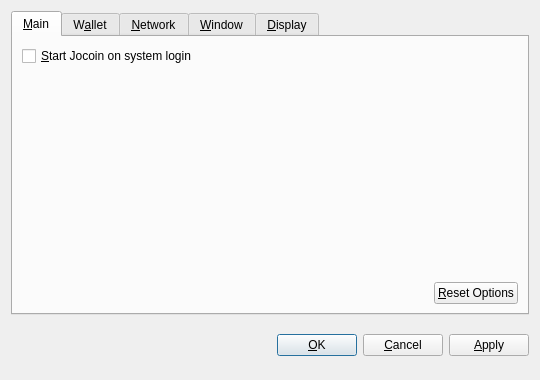
<?xml version="1.0" encoding="UTF-8"?>
<ui version="4.0">
 <class>OptionsDialog</class>
 <widget class="QDialog" name="OptionsDialog">
  <property name="geometry">
   <rect>
    <x>0</x>
    <y>0</y>
    <width>540</width>
    <height>380</height>
   </rect>
  </property>
  <property name="windowTitle">
   <string>Options</string>
  </property>
  <property name="modal">
   <bool>true</bool>
  </property>
  <layout class="QVBoxLayout" name="verticalLayout">
   <item>
    <widget class="QTabWidget" name="tabWidget">
     <property name="tabPosition">
      <enum>QTabWidget::North</enum>
     </property>
     <property name="currentIndex">
      <number>0</number>
     </property>
     <widget class="QWidget" name="tabMain">
      <attribute name="title">
       <string>&amp;Main</string>
      </attribute>
      <layout class="QVBoxLayout" name="verticalLayout_Main">
       <item>
        <widget class="QCheckBox" name="bitcoinAtStartup">
         <property name="toolTip">
          <string>Automatically start Jocoin after logging in to the system.</string>
         </property>
         <property name="text">
          <string>&amp;Start Jocoin on system login</string>
         </property>
        </widget>
       </item>
       <item>
        <spacer name="verticalSpacer_Main">
         <property name="orientation">
          <enum>Qt::Vertical</enum>
         </property>
         <property name="sizeHint" stdset="0">
          <size>
           <width>20</width>
           <height>40</height>
          </size>
         </property>
        </spacer>
       </item>
       <item>
        <layout class="QHBoxLayout" name="horizontalLayout_2_Main">
         <item>
          <spacer name="horizontalSpacer_2_Main">
           <property name="orientation">
            <enum>Qt::Horizontal</enum>
           </property>
           <property name="sizeHint" stdset="0">
            <size>
             <width>40</width>
             <height>20</height>
            </size>
           </property>
          </spacer>
         </item>
         <item>
          <widget class="QPushButton" name="resetButton">
           <property name="toolTip">
            <string>Reset all client options to default.</string>
           </property>
           <property name="text">
            <string>&amp;Reset Options</string>
           </property>
           <property name="autoDefault">
            <bool>false</bool>
           </property>
          </widget>
         </item>
        </layout>
       </item>
      </layout>
     </widget>
     <widget class="QWidget" name="tabWallet">
      <attribute name="title">
       <string>W&amp;allet</string>
      </attribute>
      <layout class="QVBoxLayout" name="verticalLayout_Network">
       <item>
        <widget class="QLabel" name="transactionFeeInfoLabel">
         <property name="text">
          <string>Optional transaction fee per kB that helps make sure your transactions are processed quickly. Most transactions are 1 kB.</string>
         </property>
         <property name="textFormat">
          <enum>Qt::PlainText</enum>
         </property>
         <property name="wordWrap">
          <bool>true</bool>
         </property>
        </widget>
       </item>
       <item>
        <layout class="QHBoxLayout" name="horizontalLayout_1_Main">
         <item>
          <widget class="QLabel" name="transactionFeeLabel">
           <property name="text">
            <string>Pay transaction &amp;fee</string>
           </property>
           <property name="textFormat">
            <enum>Qt::PlainText</enum>
           </property>
           <property name="buddy">
            <cstring>transactionFee</cstring>
           </property>
          </widget>
         </item>
         <item>
          <widget class="BitcoinAmountField" name="transactionFee"/>
         </item>
         <item>
          <spacer name="horizontalSpacer_1_Main">
           <property name="orientation">
            <enum>Qt::Horizontal</enum>
           </property>
           <property name="sizeHint" stdset="0">
            <size>
             <width>40</width>
             <height>20</height>
            </size>
           </property>
          </spacer>
         </item>
        </layout>
       </item>
       <item>
        <widget class="QLabel" name="label">
         <property name="text">
          <string>If you disable the spending of unconfirmed change, the change from a transaction cannot be used until that transaction has at least one confirmation. This also affects how your balance is computed.</string>
         </property>
         <property name="wordWrap">
          <bool>true</bool>
         </property>
        </widget>
       </item>
       <item>
        <widget class="QCheckBox" name="spendZeroConfChange">
         <property name="text">
          <string>Spend unconfirmed change  (experts only)</string>
         </property>
        </widget>
       </item>
       <item>
        <spacer name="verticalSpacer">
         <property name="orientation">
          <enum>Qt::Vertical</enum>
         </property>
         <property name="sizeHint" stdset="0">
          <size>
           <width>20</width>
           <height>40</height>
          </size>
         </property>
        </spacer>
       </item>
      </layout>
     </widget>
     <widget class="QWidget" name="tabNetwork">
      <attribute name="title">
       <string>&amp;Network</string>
      </attribute>
      <layout class="QVBoxLayout" name="verticalLayout_Network">
       <item>
        <widget class="QCheckBox" name="mapPortUpnp">
         <property name="toolTip">
          <string>Automatically open the Jocoin client port on the router. This only works when your router supports UPnP and it is enabled.</string>
         </property>
         <property name="text">
          <string>Map port using &amp;UPnP</string>
         </property>
        </widget>
       </item>
       <item>
        <widget class="QCheckBox" name="connectSocks">
         <property name="toolTip">
          <string>Connect to the Jocoin network through a SOCKS proxy (e.g. when connecting through Tor).</string>
         </property>
         <property name="text">
          <string>&amp;Connect through SOCKS proxy:</string>
         </property>
        </widget>
       </item>
       <item>
        <layout class="QHBoxLayout" name="horizontalLayout_Network">
         <item>
          <widget class="QLabel" name="proxyIpLabel">
           <property name="text">
            <string>Proxy &amp;IP:</string>
           </property>
           <property name="textFormat">
            <enum>Qt::PlainText</enum>
           </property>
           <property name="buddy">
            <cstring>proxyIp</cstring>
           </property>
          </widget>
         </item>
         <item>
          <widget class="QValidatedLineEdit" name="proxyIp">
           <property name="maximumSize">
            <size>
             <width>140</width>
             <height>16777215</height>
            </size>
           </property>
           <property name="toolTip">
            <string>IP address of the proxy (e.g. 127.0.0.1)</string>
           </property>
          </widget>
         </item>
         <item>
          <widget class="QLabel" name="proxyPortLabel">
           <property name="text">
            <string>&amp;Port:</string>
           </property>
           <property name="textFormat">
            <enum>Qt::PlainText</enum>
           </property>
           <property name="buddy">
            <cstring>proxyPort</cstring>
           </property>
          </widget>
         </item>
         <item>
          <widget class="QLineEdit" name="proxyPort">
           <property name="maximumSize">
            <size>
             <width>55</width>
             <height>16777215</height>
            </size>
           </property>
           <property name="toolTip">
            <string>Port of the proxy (e.g. 9050)</string>
           </property>
          </widget>
         </item>
         <item>
          <widget class="QLabel" name="socksVersionLabel">
           <property name="text">
            <string>SOCKS &amp;Version:</string>
           </property>
           <property name="textFormat">
            <enum>Qt::PlainText</enum>
           </property>
           <property name="buddy">
            <cstring>socksVersion</cstring>
           </property>
          </widget>
         </item>
         <item>
          <widget class="QValueComboBox" name="socksVersion">
           <property name="toolTip">
            <string>SOCKS version of the proxy (e.g. 5)</string>
           </property>
          </widget>
         </item>
         <item>
          <spacer name="horizontalSpacer_Network">
           <property name="orientation">
            <enum>Qt::Horizontal</enum>
           </property>
           <property name="sizeHint" stdset="0">
            <size>
             <width>40</width>
             <height>20</height>
            </size>
           </property>
          </spacer>
         </item>
        </layout>
       </item>
       <item>
        <spacer name="verticalSpacer_Network">
         <property name="orientation">
          <enum>Qt::Vertical</enum>
         </property>
         <property name="sizeHint" stdset="0">
          <size>
           <width>20</width>
           <height>40</height>
          </size>
         </property>
        </spacer>
       </item>
      </layout>
     </widget>
     <widget class="QWidget" name="tabWindow">
      <attribute name="title">
       <string>&amp;Window</string>
      </attribute>
      <layout class="QVBoxLayout" name="verticalLayout_Window">
       <item>
        <widget class="QCheckBox" name="minimizeToTray">
         <property name="toolTip">
          <string>Show only a tray icon after minimizing the window.</string>
         </property>
         <property name="text">
          <string>&amp;Minimize to the tray instead of the taskbar</string>
         </property>
        </widget>
       </item>
       <item>
        <widget class="QCheckBox" name="minimizeOnClose">
         <property name="toolTip">
          <string>Minimize instead of exit the application when the window is closed. When this option is enabled, the application will be closed only after selecting Quit in the menu.</string>
         </property>
         <property name="text">
          <string>M&amp;inimize on close</string>
         </property>
        </widget>
       </item>
       <item>
        <spacer name="verticalSpacer_Window">
         <property name="orientation">
          <enum>Qt::Vertical</enum>
         </property>
         <property name="sizeHint" stdset="0">
          <size>
           <width>20</width>
           <height>40</height>
          </size>
         </property>
        </spacer>
       </item>
      </layout>
     </widget>
     <widget class="QWidget" name="tabDisplay">
      <attribute name="title">
       <string>&amp;Display</string>
      </attribute>
      <layout class="QVBoxLayout" name="verticalLayout_Display">
       <item>
        <layout class="QHBoxLayout" name="horizontalLayout_1_Display">
         <item>
          <widget class="QLabel" name="langLabel">
           <property name="text">
            <string>User Interface &amp;language:</string>
           </property>
           <property name="textFormat">
            <enum>Qt::PlainText</enum>
           </property>
           <property name="buddy">
            <cstring>lang</cstring>
           </property>
          </widget>
         </item>
         <item>
          <widget class="QValueComboBox" name="lang">
           <property name="toolTip">
            <string>The user interface language can be set here. This setting will take effect after restarting Jocoin.</string>
           </property>
          </widget>
         </item>
        </layout>
       </item>
       <item>
        <layout class="QHBoxLayout" name="horizontalLayout_2_Display">
         <item>
          <widget class="QLabel" name="unitLabel">
           <property name="text">
            <string>&amp;Unit to show amounts in:</string>
           </property>
           <property name="textFormat">
            <enum>Qt::PlainText</enum>
           </property>
           <property name="buddy">
            <cstring>unit</cstring>
           </property>
          </widget>
         </item>
         <item>
          <widget class="QValueComboBox" name="unit">
           <property name="toolTip">
            <string>Choose the default subdivision unit to show in the interface and when sending coins.</string>
           </property>
          </widget>
         </item>
        </layout>
       </item>
       <item>
        <widget class="QCheckBox" name="displayAddresses">
         <property name="toolTip">
          <string>Whether to show Jocoin addresses in the transaction list or not.</string>
         </property>
         <property name="text">
          <string>&amp;Display addresses in transaction list</string>
         </property>
        </widget>
       </item>
       <item>
        <widget class="QCheckBox" name="coinControlFeatures">
         <property name="toolTip">
          <string>Whether to show coin control features or not.</string>
         </property>
         <property name="text">
          <string>Display coin &amp;control features (experts only!)</string>
         </property>
        </widget>
       </item>
       <item>
        <spacer name="verticalSpacer_Display">
         <property name="orientation">
          <enum>Qt::Vertical</enum>
         </property>
         <property name="sizeHint" stdset="0">
          <size>
           <width>20</width>
           <height>40</height>
          </size>
         </property>
        </spacer>
       </item>
      </layout>
     </widget>
    </widget>
   </item>
   <item>
    <layout class="QHBoxLayout" name="horizontalLayout_Buttons">
     <item>
      <spacer name="horizontalSpacer_1">
       <property name="orientation">
        <enum>Qt::Horizontal</enum>
       </property>
       <property name="sizeHint" stdset="0">
        <size>
         <width>40</width>
         <height>48</height>
        </size>
       </property>
      </spacer>
     </item>
     <item>
      <widget class="QLabel" name="statusLabel">
       <property name="font">
        <font>
         <weight>75</weight>
         <bold>true</bold>
        </font>
       </property>
       <property name="text">
        <string/>
       </property>
       <property name="textFormat">
        <enum>Qt::PlainText</enum>
       </property>
       <property name="wordWrap">
        <bool>true</bool>
       </property>
      </widget>
     </item>
     <item>
      <spacer name="horizontalSpacer_2">
       <property name="orientation">
        <enum>Qt::Horizontal</enum>
       </property>
       <property name="sizeHint" stdset="0">
        <size>
         <width>40</width>
         <height>48</height>
        </size>
       </property>
      </spacer>
     </item>
     <item>
      <widget class="QPushButton" name="okButton">
       <property name="text">
        <string>&amp;OK</string>
       </property>
      </widget>
     </item>
     <item>
      <widget class="QPushButton" name="cancelButton">
       <property name="text">
        <string>&amp;Cancel</string>
       </property>
       <property name="autoDefault">
        <bool>false</bool>
       </property>
      </widget>
     </item>
     <item>
      <widget class="QPushButton" name="applyButton">
       <property name="text">
        <string>&amp;Apply</string>
       </property>
       <property name="autoDefault">
        <bool>false</bool>
       </property>
      </widget>
     </item>
    </layout>
   </item>
  </layout>
 </widget>
 <customwidgets>
  <customwidget>
   <class>BitcoinAmountField</class>
   <extends>QSpinBox</extends>
   <header>bitcoinamountfield.h</header>
  </customwidget>
  <customwidget>
   <class>QValueComboBox</class>
   <extends>QComboBox</extends>
   <header>qvaluecombobox.h</header>
  </customwidget>
  <customwidget>
   <class>QValidatedLineEdit</class>
   <extends>QLineEdit</extends>
   <header>qvalidatedlineedit.h</header>
  </customwidget>
 </customwidgets>
 <resources/>
 <connections/>
</ui>
